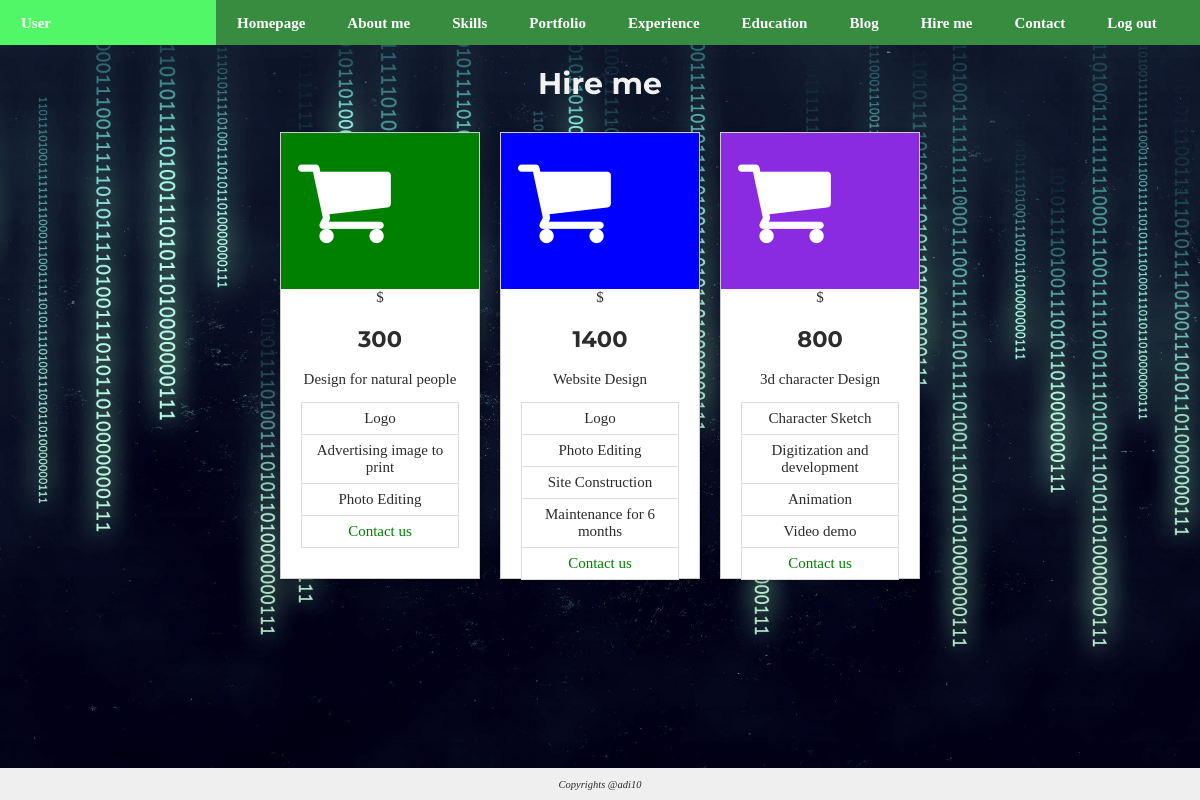
Page /Hireme.php on the committed database.
### tables this page shows
CREATE TABLE `hireme` (
  `hireid` int(11) NOT NULL,
  `cost` int(11) NOT NULL,
  `description` varchar(50) NOT NULL
);

CREATE TABLE `services` (
  `serid` int(11) NOT NULL,
  `services` varchar(50) NOT NULL,
  `hireid` int(11) NOT NULL
);

### Hireme.php (the view, shortened to what this page needs)
<?php
    include('functions.php');
    $hireSQL = "SELECT * FROM `hireme` WHERE hireid= '1'";
    $hireSQL2 = "SELECT * FROM `hireme` WHERE hireid= '2'";
    $hireSQL3 = "SELECT * FROM `hireme` WHERE hireid= '3'";
    $hireresult = mysqli_query($db, $hireSQL) or die("Bad query : $hireSQL");
    $hireresult2 = mysqli_query($db, $hireSQL2) or die("Bad query : $hireSQL2");
    $hireresult3 = mysqli_query($db, $hireSQL3) or die("Bad query : $hireSQL3");
    $row1 = mysqli_fetch_array($hireresult);
    $row2 = mysqli_fetch_array($hireresult2);
    $row3 = mysqli_fetch_array($hireresult3);
    $serviceSQL = "SELECT * FROM `services` WHERE serid= '1'";
    $serviceSQL2 = "SELECT * FROM `services` WHERE serid= '2'";
    $serviceSQL3 = "SELECT * FROM `services` WHERE serid= '3'";
    $serviceSQL4 = "SELECT * FROM `services` WHERE serid= '4'";
    $serviceSQL5 = "SELECT * FROM `services` WHERE serid= '5'";
    $serviceSQL6 = "SELECT * FROM `services` WHERE serid= '6'";
    $serviceSQL7 = "SELECT * FROM `services` WHERE serid= '7'";
    $serviceSQL8 = "SELECT * FROM `services` WHERE serid= '8'";
    $serviceSQL9 = "SELECT * FROM `services` WHERE serid= '9'";
    $serresult = mysqli_query($db, $serviceSQL) or die("Bad query : $serviceSQL");
    $serresult2 = mysqli_query($db, $serviceSQL2) or die("Bad query : $serviceSQL2");
    $serresult3 = mysqli_query($db, $serviceSQL3) or die("Bad query : $serviceSQL3");
    $serresult4 = mysqli_query($db, $serviceSQL4) or die("Bad query : $serviceSQL4");
    $serresult5 = mysqli_query($db, $serviceSQL5) or die("Bad query : $serviceSQL5");
    $serresult6 = mysqli_query($db, $serviceSQL6) or die("Bad query : $serviceSQL6");
    $serresult7 = mysqli_query($db, $serviceSQL7) or die("Bad query : $serviceSQL7");
    $serresult8 = mysqli_query($db, $serviceSQL8) or die("Bad query : $serviceSQL8");
    $serresult9 = mysqli_query($db, $serviceSQL9) or die("Bad query : $serviceSQL9");
    $srow1 = mysqli_fetch_array($serresult);
    $srow2 = mysqli_fetch_array($serresult2);
    $srow3 = mysqli_fetch_array($serresult3);
    $srow4 = mysqli_fetch_array($serresult4);
    $srow5 = mysqli_fetch_array($serresult5);
    $srow6 = mysqli_fetch_array($serresult6);
    $srow7 = mysqli_fetch_array($serresult7);
    $srow8 = mysqli_fetch_array($serresult8);
    $srow9 = mysqli_fetch_array($serresult9);
?>
<!DOCTYPE html>
<html lang="en">
  <head>
    <link rel="stylesheet" href="css/portfolio.css" />
    <link
      rel="stylesheet"
      href="https://cdnjs.cloudflare.com/ajax/libs/font-awesome/4.7.0/css/font-awesome.min.css"
    />
  </head>
  <body class="home">
        <nav>
                <ul>
                    <li style="padding-right: 12%"><a href="#home">User</a></li>
        <li><a href="index.php">Homepage</a></li>
        <li><a href="aboutme.php">About me</a></li>
        <li><a href="skills.php">Skills</a></li>
        <li><a href="portfolio.php">Portfolio</a></li>
        <li><a href="exp.php">Experience</a></li>
        <li><a href="edu.php">Education</a></li>
        <li><a href="blog.php">Blog</a></li>
        <li><a href="#">Hire me</a></li>
        <li><a href="contact.php">Contact</a></li>
        <li>
        <a
          href="home.php?logout='1'"
            >Log out</a
          >
        </li>
                </ul>
              </nav>
              <header>
      <h1 style="text-align: center; color: #f1f1f1">Hire me</h1>
    </header>
    <div class="container-h">
    <main class="cards" style="justify-content: center">
            <article class="card">
                <div style="height: 35%; background-color: green">
                    <i class="fa fa-shopping-cart" style="font-size:100px; color:white ; margin: 15px"></i>
                </div>
              <div class="text" style="text-align: center">
                $<h1><?php echo $row1['cost'] ?></h1>
                <p><?php echo $row1['description'] ?></p>
                <ul class="ul-h">
                        <li class="li-h"><?php echo $srow1['services'] ?></li>
                        <li class="li-h"><?php echo $srow2['services'] ?></li>
                        <li class="li-h" ><?php echo $srow3['services'] ?></li>
                        <li class="li-h" ><a href="contact.html" style="color: green ;text-decoration: none"> Contact us</a></li>
                      </ul>
              </div>
            </article>
            <article class="card">
                    <div style="height: 35%; background-color: blue">
                            <i class="fa fa-shopping-cart" style="font-size:100px; color:white ; margin: 15px"></i>
                        </div>
                      <div class="text" style="text-align: center">
                      $<h1><?php echo $row2['cost'] ?></h1>
                       <p><?php echo $row2['description'] ?></p>
                        <ul class="ul-h">
                                <li class="li-h"><?php echo $srow1['services'] ?></li>
                                <li class="li-h"><?php echo $srow3['services'] ?></li>
                                <li class="li-h"><?php echo $srow4['services'] ?></li>
                                <li class="li-h"><?php echo $srow5['services'] ?></li>
                                <li class="li-h" ><a href="contact.html" style="color: green ;text-decoration: none"> Contact us</a></li>
                              </ul>
                      </div>
            </article>
            <article class="card">
                    <div style="height: 35%; background-color: blueviolet">
                            <i class="fa fa-shopping-cart" style="font-size:100px; color:white ; margin: 15px"></i>
                        </div>
                      <div class="text" style="text-align: center">
                      $<h1 id="cost3" contenteditable="true"><?php echo $row3['cost'] ?></h1>
                      <p id="descrip3" contenteditable="true"><?php echo $row3['description'] ?></p>
                        <ul class="ul-h">
                                <li class="li-h"><?php echo $srow6['services'] ?></li>
                                <li class="li-h"><?php echo $srow7['services'] ?></li>
                                <li class="li-h"><?php echo $srow8['services'] ?></li>
                                <li class="li-h"><?php echo $srow9['services'] ?></li>
                                <li class="li-h" ><a href="contact.html" style="color: green ;text-decoration: none"> Contact us</a></li>
                              </ul>
                      </div>
            </article>
            </div>
    <footer>
      <p>Copyrights @adi10</p>
    </footer>
  </body>
</html>

### css/portfolio.css (style rules this page uses)
* { box-sizing: border-box; }
h1, h2, h3, h4, h5, h6 { font-family: "Montserrat"; }
html { min-height: 100%; }
a { text-decoration: none; }
.home { background-image: url(../imgs/bg1.jpg); background-attachment: fixed; background-position: center; background-repeat: no-repeat; background-size: cover; }
body { height: 100%; background-color: #ffffff; color: #2c2c2c; margin: 0; padding: 0; font-size: 15px; overflow: auto; }
nav { background-color: #378c3f; margin: 0; overflow: hidden; font-style: bold; }
nav ul { margin: 0; padding: 0; display: flex; }
nav ul li { display: inline-block; list-style-type: none; }
nav > ul > li > a { color: white; background-color: ##0c0d0d; display: block; line-height: 2em; text-decoration: none; line-height: 2em; padding: 0.5em 1.4em; font-weight: 800; }
footer { display: block; font-size: 0.7em; font-style: italic; background-color: #efefef; text-align: center; right: 0; bottom: 0; left: 0; position: fixed; }
.fa { font-size: 50px; padding: 1%; text-align: center; text-decoration: none; border-radius: 50%; }
.cards { display: flex; flex-wrap: wrap; align-items: stretch; }
.card { flex: 0 0 200px; margin: 10px; border: 1px solid #ccc; box-shadow: 2px 2px 6px 0px rgba(0, 0, 0, 0.3); background-color: white; }
.card .text { padding: 0 20px 20px; }
.container-h { display: flex; justify-content: center; flex-direction: row; }
.ul-h { list-style-type: none; padding: 0; margin: 0; }
.li-h { border: 1px solid #ddd; margin-top: -1px; padding: 7px; background-color: white; }

### rows in the picture
hireme: cost "300", description "Design for natural people"
services: services "Logo"
services: services "Advertising image to print"
services: services "Photo Editing"
hireme: cost "1400", description "Website Design"
services: services "Site Construction"
services: services "Maintenance for 6 months"
hireme: cost "800", description "3d character Design"
services: services "Character Sketch"
services: services "Digitization and development"
services: services "Animation"
services: services "Video demo"
